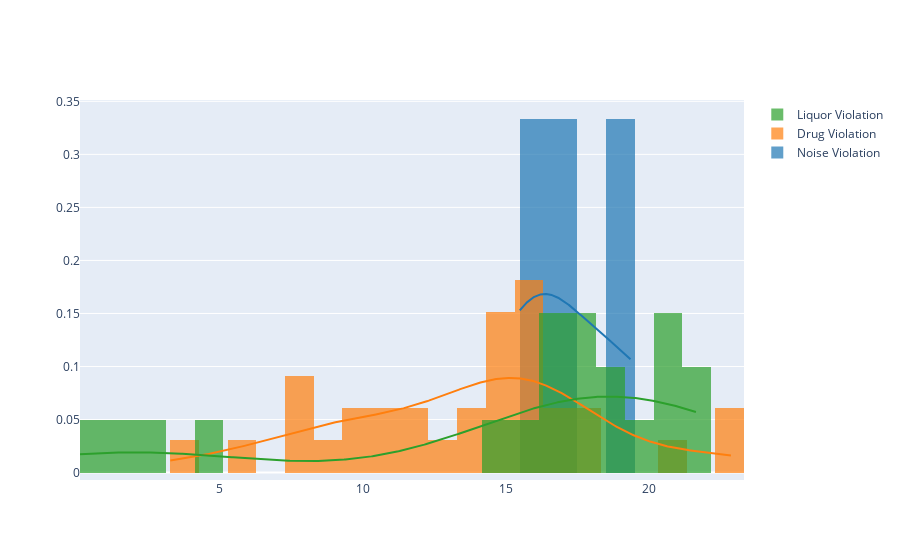

The cell this chart's notebook holds for it:
### Code cell
py.iplot(ff.create_distplot([
    calls[calls['CVLEGEND'] == "NOISE VIOLATION"]['hour_of_day'],
    calls[calls['CVLEGEND'] == "DRUG VIOLATION"]['hour_of_day'],
    calls[calls['CVLEGEND'] == "LIQUOR LAW VIOLATION"]['hour_of_day'],
    
],
    group_labels=["Noise Violation", "Drug Violation", "Liquor Violation"], 
    show_rug=False))

### Figure 1 — Plotly figure (JSON) as saved in the notebook; plotly's stock layout.template omitted (floating-point values rounded to 4 significant figures; data arrays with more than 128 entries replaced by an {"elided": "..."} marker saying what was removed)
{"data": [{"autobinx": false, "histnorm": "probability density", "legendgroup": "Noise Violation", "marker": {"color": "rgb(31, 119, 180)"}, "name": "Noise Violation", "opacity": 0.7, "type": "histogram", "x": [15.48, 16.6, 19.35], "xaxis": "x", "xbins": {"end": 19.35, "size": 1, "start": 15.48}, "yaxis": "y"}, {"autobinx": false, "histnorm": "probability density", "legendgroup": "Drug Violation", "marker": {"color": "rgb(255, 127, 14)"}, "name": "Drug Violation", "opacity": 0.7, "type": "histogram", "x": [9.833, 8.483, 15.5, 8.133, 16.2, 11.72, 11.9, 15.78, 14.23, 14.5, 15.02, 21.1, 17.13, 11, 22.33, 14.82, 17.75, 13.85, 15.12, 16.02, 5.5, 3.3, 17.45, 7.933, 12.87, 15.87, 22.88, 14.88, 17.27, 10.67, 15.38, 10.07, 7.533], "xaxis": "x", "xbins": {"end": 22.88, "size": 1, "start": 3.3}, "yaxis": "y"}, {"autobinx": false, "histnorm": "probability density", "legendgroup": "Liquor Violation", "marker": {"color": "rgb(44, 160, 44)"}, "name": "Liquor Violation", "opacity": 0.7, "type": "histogram", "x": [18.77, 19.13, 14.6, 17.93, 20.75, 0.15, 1.6, 21.15, 4.25, 21, 21, 17.47, 17.43, 17.03, 2.15, 19.92, 21.67, 16.12, 16.8, 16.6], "xaxis": "x", "xbins": {"end": 21.67, "size": 1, "start": 0.15}, "yaxis": "y"}, {"legendgroup": "Noise Violation", "marker": {"color": "rgb(31, 119, 180)"}, "mode": "lines", "name": "Noise Violation", "showlegend": false, "type": "scatter", "x": {"elided": "500 float values"}, "xaxis": "x", "y": {"elided": "500 float values"}, "yaxis": "y"}, {"legendgroup": "Drug Violation", "marker": {"color": "rgb(255, 127, 14)"}, "mode": "lines", "name": "Drug Violation", "showlegend": false, "type": "scatter", "x": {"elided": "500 float values"}, "xaxis": "x", "y": {"elided": "500 float values"}, "yaxis": "y"}, {"legendgroup": "Liquor Violation", "marker": {"color": "rgb(44, 160, 44)"}, "mode": "lines", "name": "Liquor Violation", "showlegend": false, "type": "scatter", "x": {"elided": "500 float values"}, "xaxis": "x", "y": {"elided": "500 float values"}, "yaxis": "y"}], "layout": {"barmode": "overlay", "hovermode": "closest", "legend": {"traceorder": "reversed"}, "xaxis": {"anchor": "y2", "domain": [0, 1], "zeroline": false}, "yaxis": {"anchor": "free", "domain": [0, 1], "position": 0}}}
